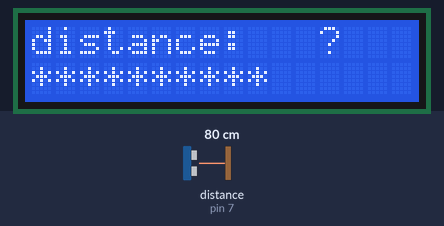
Recording of a sketch running on a simulated Arduino Uno, built with avr-gcc and run on an emulated ATmega328P. On the bench: 16×2 character LCD. Wiring (inferred from the names in the program): ultrasonic range finder: trigger pin 6; echo pin 7. The inputs (shaded band) are chosen by the test bench; at power-on: distance to the obstacle (sensor on pin 7) 80 cm. The echo pulse lasts 58.3 µs per cm.

Above: at 1.2 s.
1.3 s: distance to the obstacle (sensor on pin 7) set to 2 cm
At 1.7 s:
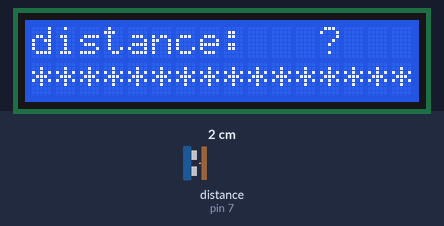
2.8 s: distance to the obstacle (sensor on pin 7) set to 18 cm
At 3.9 s:
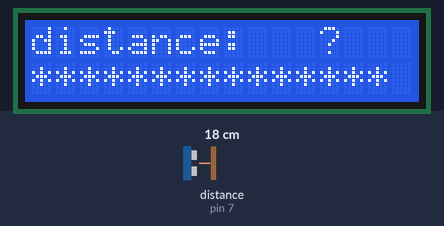
4.3 s: distance to the obstacle (sensor on pin 7) set to 35 cm
At 5.5 s:
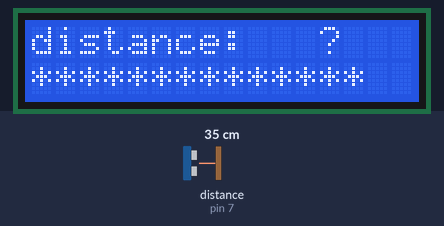
5.8 s: distance to the obstacle (sensor on pin 7) set to 60 cm
At 7.1 s:
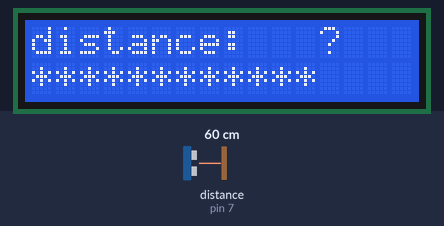
7.4 s: distance to the obstacle (sensor on pin 7) set to 120 cm
At 8.7 s:
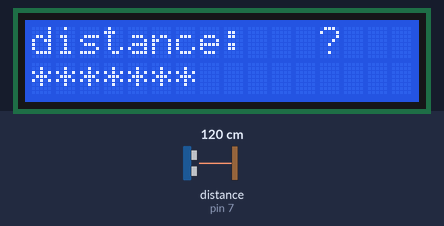
9.0 s: distance to the obstacle (sensor on pin 7) set to 250 cm
At 9.5 s:
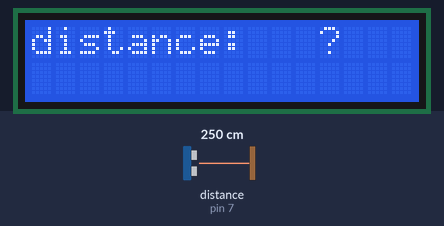
Timing chart, 0 to 11.5 s (numbered marks = the images above; inputs shaded):
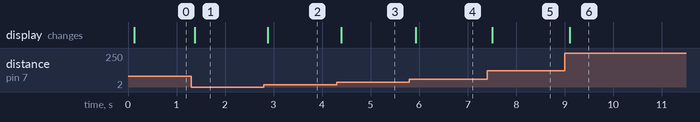

The sketch:

Lab7.ino
```cpp
/* Lab 7 - HC-SR04 Ultrasonics Transducer
 *
 * Jean-Luc Major
 * ECET 130-2, Fall 2016
 *
 * This program will obtain a reading from the attached ultrasonic transducer
 * then display the results as a bar graph.
 */

 #include <LiquidCrystal.h>

 #define trigger 6  // defines trigger as pin 6
 #define echo 7     // defines echo to pin 7

 LiquidCrystal lcd(12, 11, 5, 4, 3, 2);
 // creates LiquidCrystal object lcd on these pins

 void setup( ) {
   pinMode(trigger, OUTPUT);  // sets trigger as OUTPUT
   digitalWrite(trigger, LOW); // ensures trigger is LOW when program starts
   lcd.begin(16, 2); // Starts LCD and sets 16 characters characters and 2 lines
   Serial.begin(9600); // starts serial for debugging
 }

 void loop() {
   unsigned long pulseWidth;
   float cm;

   pulseWidth = pulse();      // will generate pulseWidth value

   delay(60);                 // delays next pulse by aprox 60 ms

   cm = distance(pulseWidth); // converts the pulseWidth to cm

   lcdPrint(cm);      // feeds the pointer for the bar array and dist
                              // to the LCD graphing function
 }

 void lcdPrint(float dist){
   lcd.setCursor(0,0);
   lcd.printf("distance: %3.0f", dist);
   lcd.setCursor(0,1);
   bars(dist);
 }

 void bars(float dist){
   const int maxStars = 16;
   char bar[maxStars+1];
   // sets array of chars to 17 units, were last unit will be null character
   int barInt = map(dist, 200, 4, 0, 16);
   // map the distance of barInt from 200 to 4 for granularity

   for (int incr = 0; incr < barInt+1; incr++){
     bar[incr] = '*'; // assigns character * to each element in range
   }
   for (int incr = barInt+1; incr < maxStars; incr++){
     bar[incr] = ' '; // assigns space char to each element in range
   }

   bar[maxStars] = '\0'; // lest last element in array as null character
   lcd.printf("%s", bar); //prints to LCD
 }

 float distance(unsigned long pulse){
   float cm;
   cm = pulse / 58; // divide pulse by 58 due to formula uS/58cm
   while (cm > 400){   // will return 0 if outside of spec operating distance
     cm = 0;
   }
   return cm;
 }

 unsigned long pulse(){
   unsigned long t1;
   unsigned long t2;
   unsigned long pulseWidth;

   digitalWrite(trigger, HIGH); // will generate wave
   delayMicroseconds(10);       // will delay 10 uS
   digitalWrite(trigger, LOW);  // will set trigger LOW

   while (digitalRead(echo) == 0); // waits while echo low

   t1 = micros();
   while (digitalRead(echo) == 1); // when echo high (triggered)
   t2 = micros();
   pulseWidth = t2 - t1; // compares the two times

   return pulseWidth;
 }
```

Measured:
- after the input at 1.3 s, the display: changes after 0.08 s (image 1)
- after the input at 2.8 s, the display: changes after 0.08 s (image 2)
- after the input at 4.3 s, the display: changes after 0.09 s (image 3)
- after the input at 5.8 s, the display: changes after 0.13 s (image 4)
- after the input at 7.4 s, the display: changes after 0.11 s (image 5)
- after the input at 9.0 s, the display: changes after 0.10 s (image 6)
